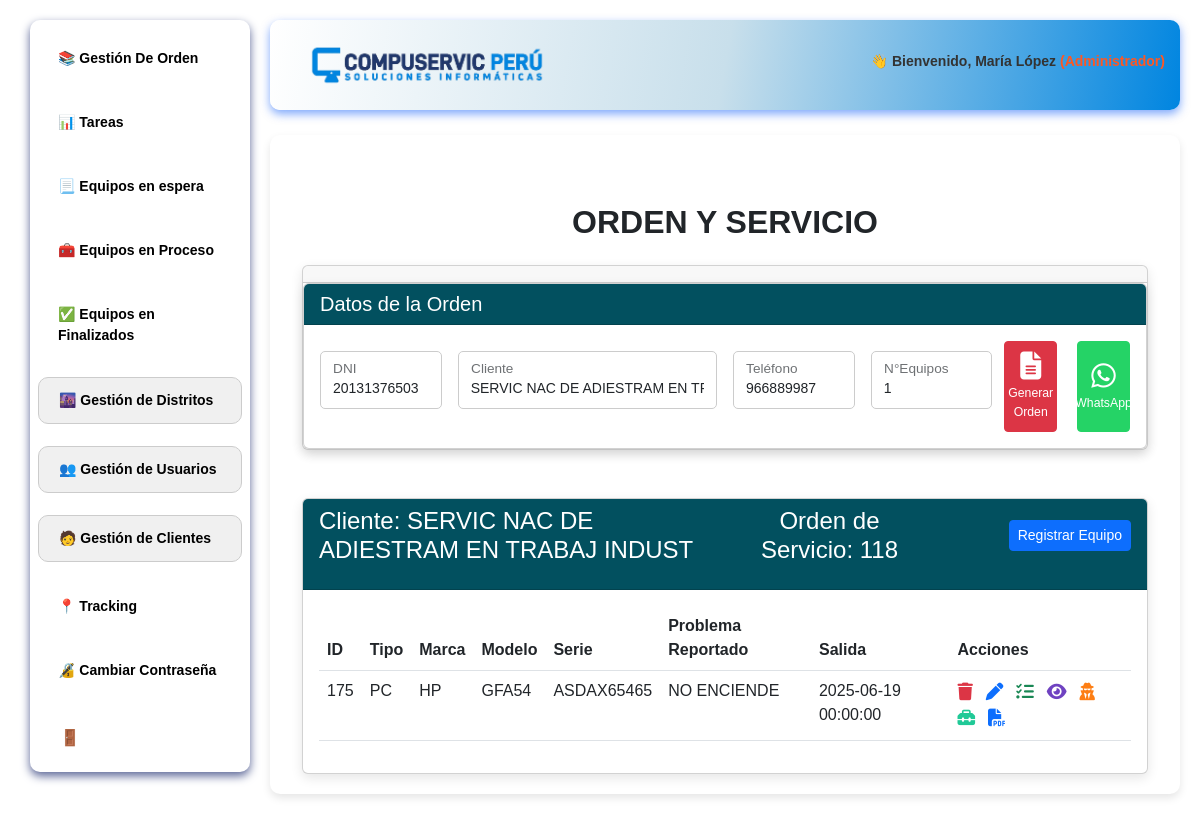
/app/views/dashboard/dashboard.php?view=detallesequipos&id=118&cliente=SERVIC+NAC+DE+ADIESTRAM+EN+TRABAJ+INDUST (signed in), run on the app's committed database.
### tables this page shows
CREATE TABLE `detequipos` (
  `iddetequipo` int(11) NOT NULL,
  `idmarcasoc` int(11) DEFAULT NULL,
  `modelo` varchar(100) DEFAULT NULL,
  `numserie` varchar(100) DEFAULT NULL,
  `condicionentrada` text DEFAULT NULL,
  `descripcionentrada` text DEFAULT NULL,
  `fechaentrega` datetime DEFAULT current_timestamp(),
  `condicionsalida` text DEFAULT NULL,
  `idEvidencia` int(11) DEFAULT NULL,
  `idorden_servicio` int(11) DEFAULT NULL
);

CREATE TABLE `categorias` (
  `id_categoria` int(11) NOT NULL,
  `NombreCategoria` varchar(100) NOT NULL
);

CREATE TABLE `marcas` (
  `id_marca` int(11) NOT NULL,
  `Nombre_Marca` varchar(100) NOT NULL
);

### app/views/general/detallesequipos.php (shortened to what this page needs)
<?php
include 'modalRegistrarEquipo.php';
function safe($value) {
    return htmlspecialchars($value ?? '', ENT_QUOTES, 'UTF-8');
}
$conexion = new mysqli('localhost', 'root', '', 'compuservic');
$idorden_servicio = $_GET['id'] ?? null;
$nombre_cliente = $_GET['cliente'] ?? 'Cliente no especificado';
function obtenerOrdenPorId($conexion, $idorden_servicio) {
    if ($idorden_servicio) {
        $query = "CALL ListarOrdenPorID(?)";
        $stmt = $conexion->prepare($query);
        $stmt->bind_param("i", $idorden_servicio);
        $stmt->execute();
        $result = $stmt->get_result();
        return $result->num_rows > 0 ? $result->fetch_assoc() : null;
    }
    return null;
}
$query = "SELECT * FROM detequipos WHERE idorden_servicio = ?";
$stmt = $conexion->prepare($query);
$stmt->bind_param("i", $idorden_servicio);
$stmt->execute();
$result = $stmt->get_result();
$cantidad_equipos_registrados = $result->num_rows;
$orden = obtenerOrdenPorId($conexion, $idorden_servicio);
?>
<!DOCTYPE html>
<html lang="es">
<head>
    <link href="https://cdn.jsdelivr.net/npm/bootstrap@5.3.0/dist/css/bootstrap.min.css" rel="stylesheet">
    <link rel="stylesheet" href="https://cdnjs.cloudflare.com/ajax/libs/font-awesome/6.5.0/css/all.min.css" />
</head>
<body>
<div class="container mt-5">
    <div class="row mb-3">
        <div class="col-md-12 text-center">
            <h2><strong>ORDEN Y SERVICIO</strong></h2>
        </div>
    </div>
<div class="card">
    <div class="card-header">
    </div>
<div class="card">
    <div class="card-header" style="background-color: #02505F; color: white;">
        <h5 class="mb-0">Datos de la Orden</h5>
    </div>
    <div class="card-body">
        <div class="row g-3">
            <div class="col-md-2">
                <div class="form-floating">
                    <input type="text" class="form-control form-control-sm" maxlength="8" id="dni" value="<?php echo safe($orden['documento_cliente'] ?? ''); ?>" autofocus>
                    <label for="dni" class="form-label">DNI</label>
                </div>
            </div>
            <div class="col-md-4">
                <div class="form-floating">
                    <input type="text" class="form-control form-control-sm" id="apellidos" value="<?php echo safe($orden['nombre_cliente'] ?? ''); ?>">
                    <label for="cliente" class="form-label">Cliente</label>
                </div>
            </div>
            <div class="col-md-2">
                <div class="form-floating">
                    <input type="text" class="form-control form-control-sm" id="telefono" value="<?php echo safe($orden['telefono_cliente'] ?? ''); ?>">
                    <label for="telefono" class="form-label">Teléfono</label>
                </div>
            </div>
            <div class="col-md-2">
                <div class="form-floating">
                    <input type="text" class="form-control form-control-sm" id="cantidad_equipo" value="<?php echo safe($cantidad_equipos_registrados); ?>" readonly>
                    <label for="cantidad_equipo" class="form-label">N°Equipos</label>
                </div>
            </div>
<div class="col-md-1 d-flex justify-content-center align-items-end">
    <a href="http://localhost/andream/app/views/generar_pdf.php?idorden=<?php echo $idorden_servicio; ?>"
       target="_blank"
       class="btn btn-danger btn-sm p-2 d-flex flex-column justify-content-center align-items-center me-2 mt-1 w-100 h-100"
       title="Generar PDF">
        <i class="fa-solid fa-file-lines fa-2x mb-1"></i>
        <small>Generar Orden</small>
    </a>
</div>
<div class="col-md-1 d-flex justify-content-center align-items-end">
    <a href="https://wa.me/51<?php echo preg_replace('/[^0-9]/', '', $orden['telefono_cliente'] ?? ''); ?>"
       target="_blank"
       class="btn btn-success btn-sm p-2 d-flex flex-column justify-content-center align-items-center mt-1 w-100 h-100"
       style="background-color: #25D366; border-color: #25D366;"
       title="Enviar WhatsApp">
        <i class="fa-brands fa-whatsapp fa-2x mb-1"></i>
        <small>WhatsApp</small>
    </a>
</div>
        </div>
    </div>
</div>
</div>
    </div>
   <div class="container mt-5">
        <?php
        $conexion = new mysqli("localhost", "root", "", "compuservic");
        echo "<div class='card'>";
        echo "<div class='card-header' style='background-color: #02505F; color: white;' class='bg-dark text-white'> ";
        echo "<div class='row align-items-center mb-3'>
                <div class='col-md-6'>
                    <h4 class='mb-0'>Cliente: " . safe($nombre_cliente) . "</h4>
                </div>
                <div class='col-md-3 text-center'>
                    <h4 class='mb-0'>Orden de Servicio: " . safe($idorden_servicio) . "</h4>
                </div>
                <div class='col-md-3 text-end'>
                    <button class='btn btn-sm btn-primary' data-bs-toggle='modal' data-bs-target='#modalRegistrarEquipo'>Registrar Equipo</button>
                </div>
              </div>";
        echo "</div>";
        echo "<div class='card-body'>";
        echo "<div class='table-responsive'>";
        echo "<table class='table table-hover'>";
        echo "<thead>
                <tr>
                  <th>ID</th>
                  <th>Tipo</th>
                  <th>Marca</th>
                  <th>Modelo</th>
                  <th>Serie</th>
                  <th>Problema Reportado</th>
                  <th>Salida</th>
                  <th>Acciones</th>
                </tr>
              </thead>";
        echo "<tbody>";
        $query = "CALL VerEquiposConFKPorOrden(?)";
        $stmt = $conexion->prepare($query);
        $stmt->bind_param("i", $idorden_servicio);
        $stmt->execute();
        $result = $stmt->get_result();
        if ($result->num_rows > 0) {
            while ($row = $result->fetch_assoc()) {
                $id = $row['iddetequipo'];
                echo "<tr>";
                echo "<td>{$id}</td>";
                echo "<td>" . safe($row['categoria_nombre']) . "</td>";
                echo "<td>" . safe($row['marca_nombre']) . "</td>";
                echo "<td>" . safe($row['modelo']) . "</td>";
                echo "<td>" . safe($row['numserie']) . "</td>";
                echo "<td>" . safe($row['descripcionentrada']) . "</td>";
                echo "<td>" . safe($row['fechaentrega']) . "</td>";
                echo "<td>
                        <a href='#' title='Eliminar' class='btnEliminar' data-id='<?php echo $id; ?>'>
                            <i class='fa-solid fa-trash'></i>
                        </a>
                        <a href='#' title='Editar' data-bs-toggle='modal' data-bs-target='#modalEditar{$id}'>
                            <i class='fa-solid fa-pen'></i>
                        </a>
                        <a href='#' title='Características' data-bs-toggle='modal' data-bs-target='#modalCaracteristicas{$id}'>
                            <i class='fa-solid fa-list-check'></i>
                        </a>
                        <a href='#' title='Evidencias' data-bs-toggle='modal' data-bs-target='#modalEvidencias{$id}'>
                            <i class='fa-solid fa-eye'></i>
                        </a>
                        <a href='#' title='Asignar técnico' data-bs-toggle='modal' data-bs-target='#modalTecnico{$id}'>
                            <i class='fa-solid fa-user-secret'></i>
                        </a>
                        <a href='#' title='Revisión' data-bs-toggle='modal' data-bs-target='#modalRevision{$id}'>
                            <i class='fa-solid fa-toolbox'></i>
                        </a>
                        <a href='../generar_informe_pdf.php?id={$id}' title='Generar PDF' target='_blank'>
                            <i class='fa-solid fa-file-pdf'></i>
                        </a>
                      </td>";
                echo "</tr>";
            }
        } else {
            echo "<tr><td colspan='8' class='text-center text-muted'>No hay equipos registrados para esta orden de servicio.</td></tr>";
        }
        echo "</tbody>";
        echo "</table>";
        echo "</div></div></div>";
        ?>
    </div>
</div>
<?php include 'modalRegistrarEquipo.php'; ?>
</body>
</html>

### public/css/styles.css (style rules this page uses)
* { margin: 0; padding: 0; box-sizing: border-box; font-family: 'Arial', sans-serif; }
body { background: #f4f6f9; }

### app/views/general/detallesequipos.php (style rules this page uses)
td a { margin-right: 8px; text-decoration: none; font-size: 1.1rem; }
td a i.fa-pen { color: #0d6efd; }
td a i.fa-trash { color: #dc3545; }
td a i.fa-list-check { color: #198754; }
td a i.fa-eye { color: #6f42c1; }
td a i.fa-user-secret { color: #fd7e14; }
td a i.fa-toolbox { color: #20c997; }
.table thead { background-color: rgb(239, 240, 242); color: white; }
.card { border-radius: 15px; box-shadow: 0 4px 12px rgba(0, 0, 0, 0.1); }

### app/views/general/modal_evidencias.php (style rules this page uses)
button { background: #28a745; color: white; border: none; padding: 10px; border-radius: 5px; cursor: pointer; }
input[type="file"], input[type="text"] { padding: 8px; margin-top: 10px; width: 100%; border: 1px solid #ccc; border-radius: 5px; }

### data on the page
detequipos: iddetequipo "175", categorias.NombreCategoria "PC", marcas.Nombre_Marca "HP", modelo "GFA54", numserie "ASDAX65465", descripcionentrada "NO ENCIENDE", fechaentrega "2025-06-19 00:00:00"

### other printed values
$usuario "María López"
$rol "Administrador"
safe($nombre_cliente) "SERVIC NAC DE ADIESTRAM EN TRABAJ INDUST"
safe($idorden_servicio) "118"
